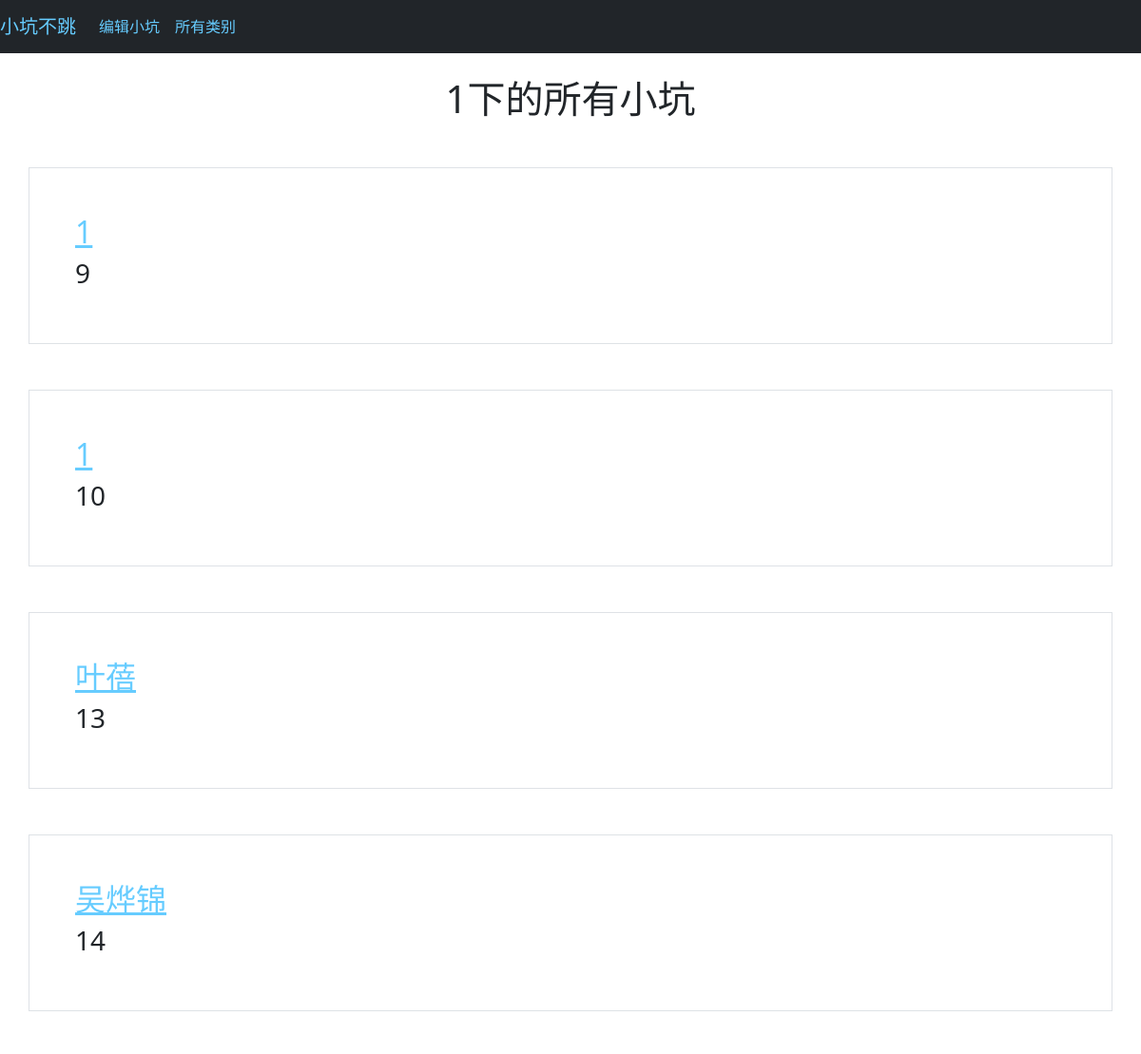
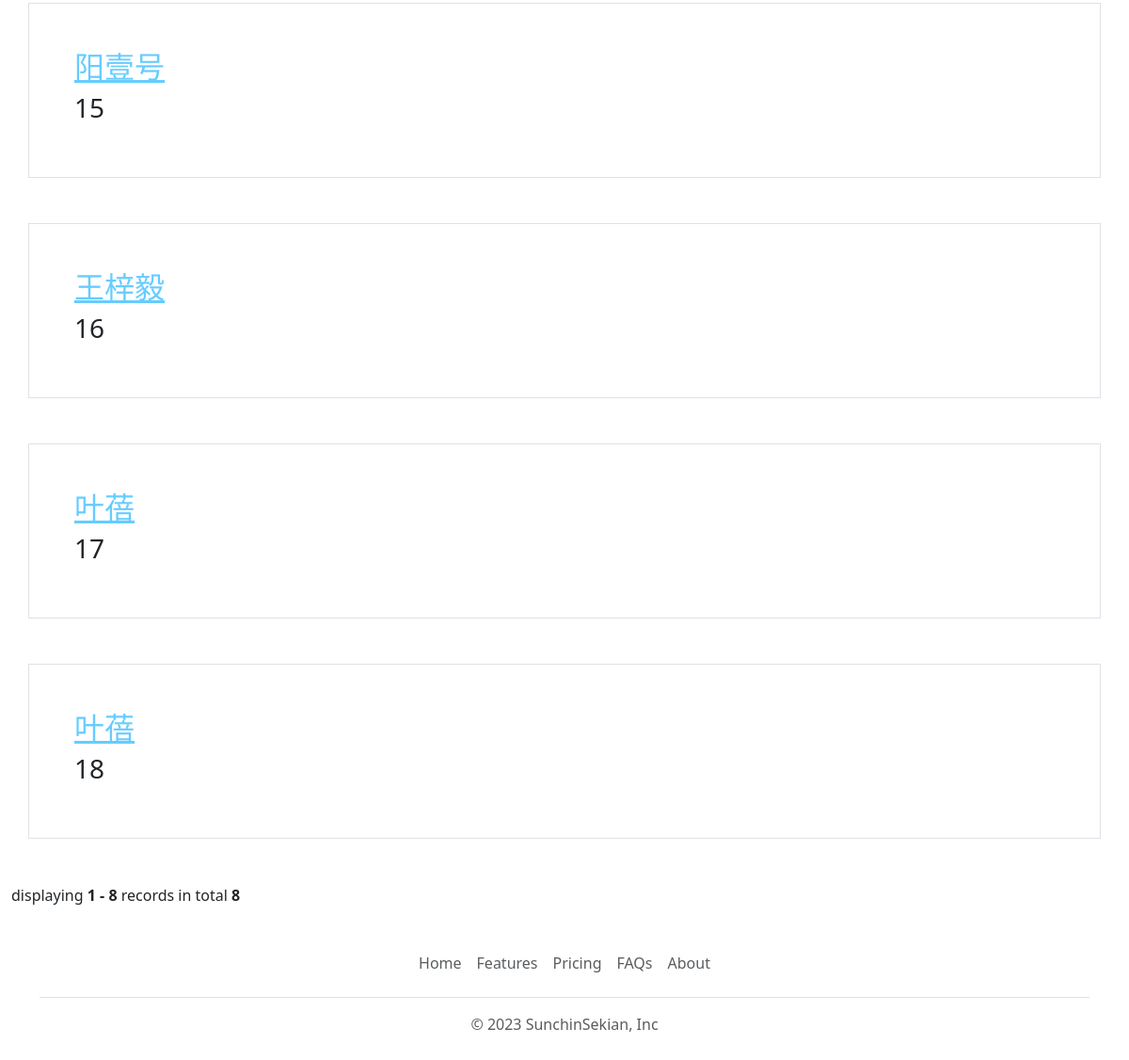
The app's page /tags/1 with its own data (2 pictures, top to bottom).
### tables this page shows
CREATE TABLE "entry" (
	"id"	INTEGER NOT NULL,
	"topic"	TEXT NOT NULL,
	"main"	TEXT NOT NULL,
	"tag"	TEXT,
	PRIMARY KEY("id" AUTOINCREMENT)
);

### app.py (the view)
@app.route('/tags/<name>')
def tdetail(name):
    conn = sqlite3.connect(DATABASE)
    cur = conn.cursor()
    cur.execute('select * from entry where tag=?', (name,))
    data = cur.fetchall()
    print(data)
    cur.close()
    conn.close()
    pagination = generate_page(data)
    return render_template('tags_detail.html', data=data, pagination=pagination,name=name)

### app.py (called while the page is built)
def generate_page(data):
    page = request.args.get(get_page_parameter(), type=int, default=1)
    per_page = 10
    pagination = Pagination(page=page, per_page=per_page,
                            total=len(data), css_framework='bootstrap5')
    start = (page - 1) * per_page
    end = start + per_page
    data = data[start:end]
    return (pagination)

### templates/tags_detail.html (shortened to what this page needs)
{% extends 'base.html' %}
{%block body%}
<h1>{{name}}下的所有小坑</h1>
{%for i in data%}
<div class="container p-5 my-5 border animate__animated animate__fadeInUp">
    <h2><a href="/detail/{{i[0]}}">{{i[1]}}</h2></a>
    <h3>{{i[0]}}</h3>
</div>
{%endfor%}
{{ pagination.info }}
{%endblock%}

### templates/base.html (shortened to what this page needs)
<!DOCTYPE html>
<html>
<head>
  <link href="..\static\css\bootstrap.css" rel="stylesheet">
  <link href="..\static\animate.css\animate.min.css" rel="stylesheet">
  <nav class="navbar navbar-expand-sm bg-dark navbar-dark fixed-top">
    <a class="navbar-brand" href="/">小坑不跳</a>
    <ul class="navbar-nav">
      <li class="nav-item">
        <a class="nav-link" href="/write">编辑小坑</a>
      </li>
      <li class="nav-item">
        <a class="nav-link" href="/tags">所有类别</a>
      </li>
    </ul>
  </nav>
</head>
<body>
  <div class="container-fluid" style="margin-top:80px">
    {% block body %}{% endblock %}
  </div>
  <div class="container">
    <footer class="py-3 my-4">
      <ul class="nav justify-content-center border-bottom pb-3 mb-3">
        <li class="nav-item"><a href="#" class="nav-link px-2 text-muted">Home</a></li>
        <li class="nav-item"><a href="#" class="nav-link px-2 text-muted">Features</a></li>
        <li class="nav-item"><a href="#" class="nav-link px-2 text-muted">Pricing</a></li>
        <li class="nav-item"><a href="#" class="nav-link px-2 text-muted">FAQs</a></li>
        <li class="nav-item"><a href="#" class="nav-link px-2 text-muted">About</a></li>
      </ul>
      <p class="text-center text-muted">© 2023 SunchinSekian, Inc</p>
    </footer>
  </div>
</body>

### templates/base.html (style rules this page uses)
h1 { text-align: center; }
a:link { color: #66ccff; }

### records on screen
entry: topic "1", id "9"
entry: topic "1", id "10"
entry: topic "叶蓓", id "13"
entry: topic "吴烨锦", id "14"
entry: topic "阳壹号", id "15"
entry: topic "王梓毅", id "16"
entry: topic "叶蓓", id "17"
entry: topic "叶蓓", id "18"

### other values on screen
{{ name }} "1"
{{ pagination.info }} "displaying 1 - 8 records in total 8"
